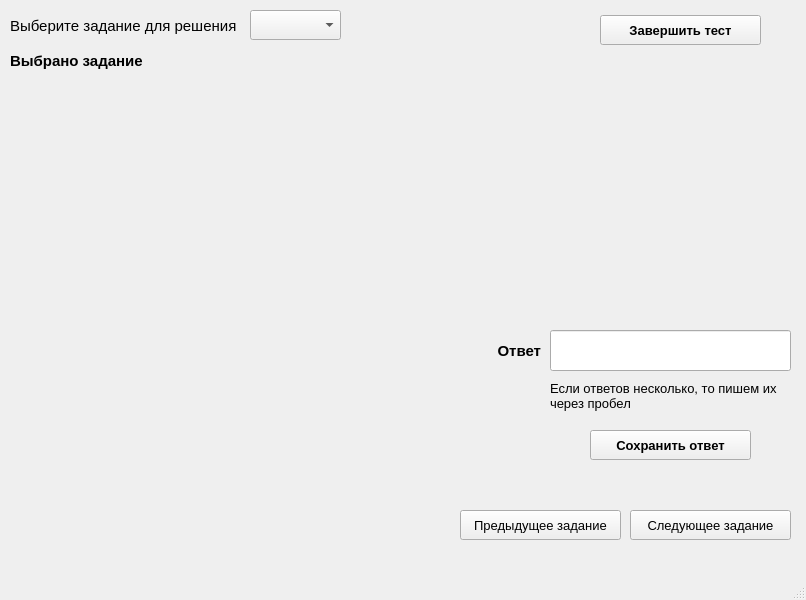
<?xml version="1.0" encoding="UTF-8"?>
<ui version="4.0">
 <class>WorkWindow</class>
 <widget class="QMainWindow" name="WorkWindow">
  <property name="geometry">
   <rect>
    <x>0</x>
    <y>0</y>
    <width>806</width>
    <height>600</height>
   </rect>
  </property>
  <property name="windowTitle">
   <string>MainWindow</string>
  </property>
  <widget class="QWidget" name="centralwidget">
   <widget class="QLabel" name="label_3">
    <property name="geometry">
     <rect>
      <x>20</x>
      <y>80</y>
      <width>751</width>
      <height>191</height>
     </rect>
    </property>
    <property name="font">
     <font>
      <pointsize>11</pointsize>
     </font>
    </property>
    <property name="text">
     <string/>
    </property>
   </widget>
   <widget class="QLabel" name="label_4">
    <property name="geometry">
     <rect>
      <x>20</x>
      <y>350</y>
      <width>431</width>
      <height>191</height>
     </rect>
    </property>
    <property name="text">
     <string/>
    </property>
   </widget>
   <widget class="QLineEdit" name="lineEdit">
    <property name="geometry">
     <rect>
      <x>550</x>
      <y>330</y>
      <width>241</width>
      <height>41</height>
     </rect>
    </property>
    <property name="font">
     <font>
      <pointsize>10</pointsize>
     </font>
    </property>
   </widget>
   <widget class="QLabel" name="label_5">
    <property name="geometry">
     <rect>
      <x>490</x>
      <y>330</y>
      <width>51</width>
      <height>41</height>
     </rect>
    </property>
    <property name="font">
     <font>
      <pointsize>11</pointsize>
      <weight>75</weight>
      <bold>true</bold>
     </font>
    </property>
    <property name="text">
     <string>Ответ</string>
    </property>
    <property name="alignment">
     <set>Qt::AlignRight|Qt::AlignTrailing|Qt::AlignVCenter</set>
    </property>
   </widget>
   <widget class="QLabel" name="label_6">
    <property name="geometry">
     <rect>
      <x>550</x>
      <y>370</y>
      <width>241</width>
      <height>51</height>
     </rect>
    </property>
    <property name="font">
     <font>
      <pointsize>10</pointsize>
     </font>
    </property>
    <property name="text">
     <string>Если ответов несколько, то пишем их через пробел</string>
    </property>
    <property name="wordWrap">
     <bool>true</bool>
    </property>
   </widget>
   <widget class="QPushButton" name="pushButton">
    <property name="geometry">
     <rect>
      <x>590</x>
      <y>430</y>
      <width>161</width>
      <height>30</height>
     </rect>
    </property>
    <property name="font">
     <font>
      <pointsize>10</pointsize>
      <weight>75</weight>
      <bold>true</bold>
     </font>
    </property>
    <property name="text">
     <string>Сохранить ответ</string>
    </property>
   </widget>
   <widget class="QPushButton" name="pushButton_2">
    <property name="geometry">
     <rect>
      <x>630</x>
      <y>510</y>
      <width>161</width>
      <height>30</height>
     </rect>
    </property>
    <property name="font">
     <font>
      <pointsize>10</pointsize>
     </font>
    </property>
    <property name="text">
     <string>Следующее задание</string>
    </property>
   </widget>
   <widget class="QComboBox" name="comboBox">
    <property name="geometry">
     <rect>
      <x>250</x>
      <y>10</y>
      <width>91</width>
      <height>30</height>
     </rect>
    </property>
   </widget>
   <widget class="QLabel" name="label">
    <property name="geometry">
     <rect>
      <x>10</x>
      <y>50</y>
      <width>161</width>
      <height>21</height>
     </rect>
    </property>
    <property name="font">
     <font>
      <pointsize>11</pointsize>
      <weight>75</weight>
      <bold>true</bold>
     </font>
    </property>
    <property name="text">
     <string>Выбрано задание</string>
    </property>
   </widget>
   <widget class="QLabel" name="label_7">
    <property name="geometry">
     <rect>
      <x>10</x>
      <y>10</y>
      <width>231</width>
      <height>31</height>
     </rect>
    </property>
    <property name="font">
     <font>
      <pointsize>11</pointsize>
     </font>
    </property>
    <property name="text">
     <string>Выберите задание для решения</string>
    </property>
   </widget>
   <widget class="QPushButton" name="pushButton_3">
    <property name="geometry">
     <rect>
      <x>460</x>
      <y>510</y>
      <width>161</width>
      <height>30</height>
     </rect>
    </property>
    <property name="font">
     <font>
      <pointsize>10</pointsize>
     </font>
    </property>
    <property name="text">
     <string>Предыдущее задание</string>
    </property>
   </widget>
   <widget class="QPushButton" name="pushButton_4">
    <property name="geometry">
     <rect>
      <x>600</x>
      <y>15</y>
      <width>161</width>
      <height>30</height>
     </rect>
    </property>
    <property name="font">
     <font>
      <pointsize>10</pointsize>
      <weight>75</weight>
      <bold>true</bold>
     </font>
    </property>
    <property name="text">
     <string>Завершить тест</string>
    </property>
   </widget>
   <widget class="QLabel" name="label_2">
    <property name="geometry">
     <rect>
      <x>20</x>
      <y>290</y>
      <width>371</width>
      <height>31</height>
     </rect>
    </property>
    <property name="font">
     <font>
      <pointsize>10</pointsize>
      <weight>75</weight>
      <bold>true</bold>
     </font>
    </property>
    <property name="text">
     <string/>
    </property>
   </widget>
  </widget>
  <widget class="QMenuBar" name="menubar">
   <property name="geometry">
    <rect>
     <x>0</x>
     <y>0</y>
     <width>806</width>
     <height>21</height>
    </rect>
   </property>
  </widget>
  <widget class="QStatusBar" name="statusbar"/>
 </widget>
 <resources/>
 <connections/>
</ui>
